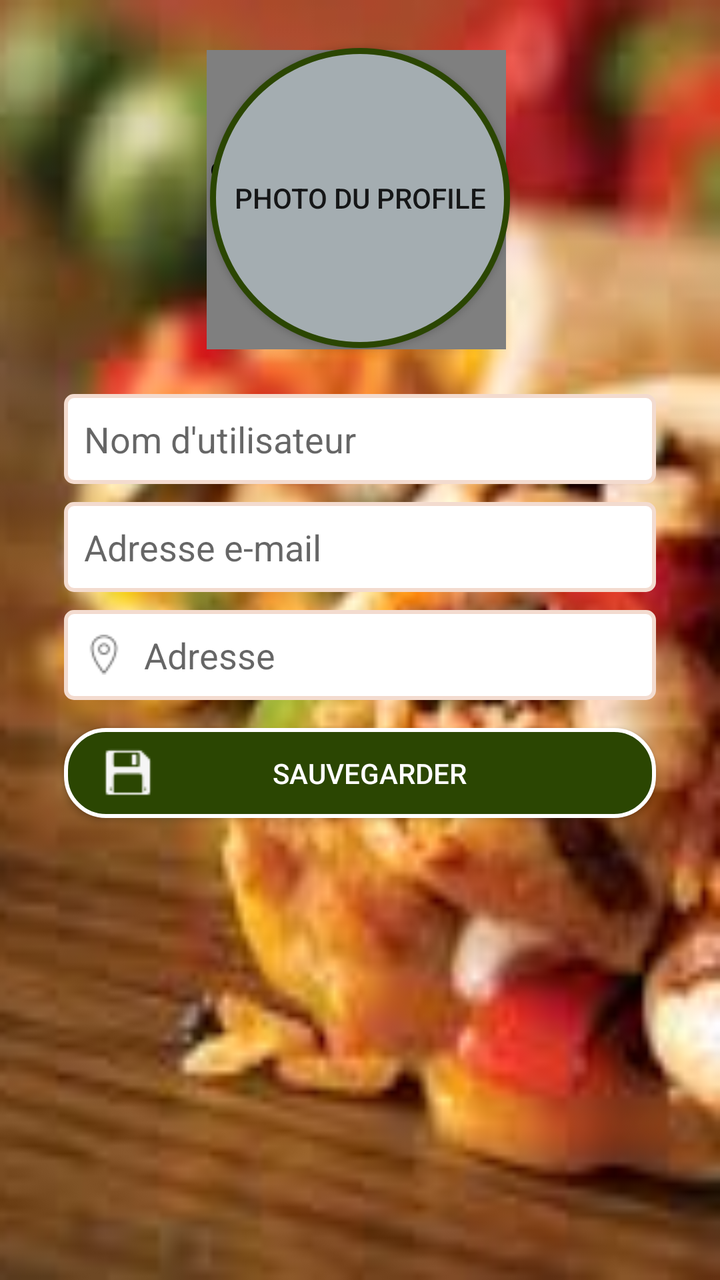
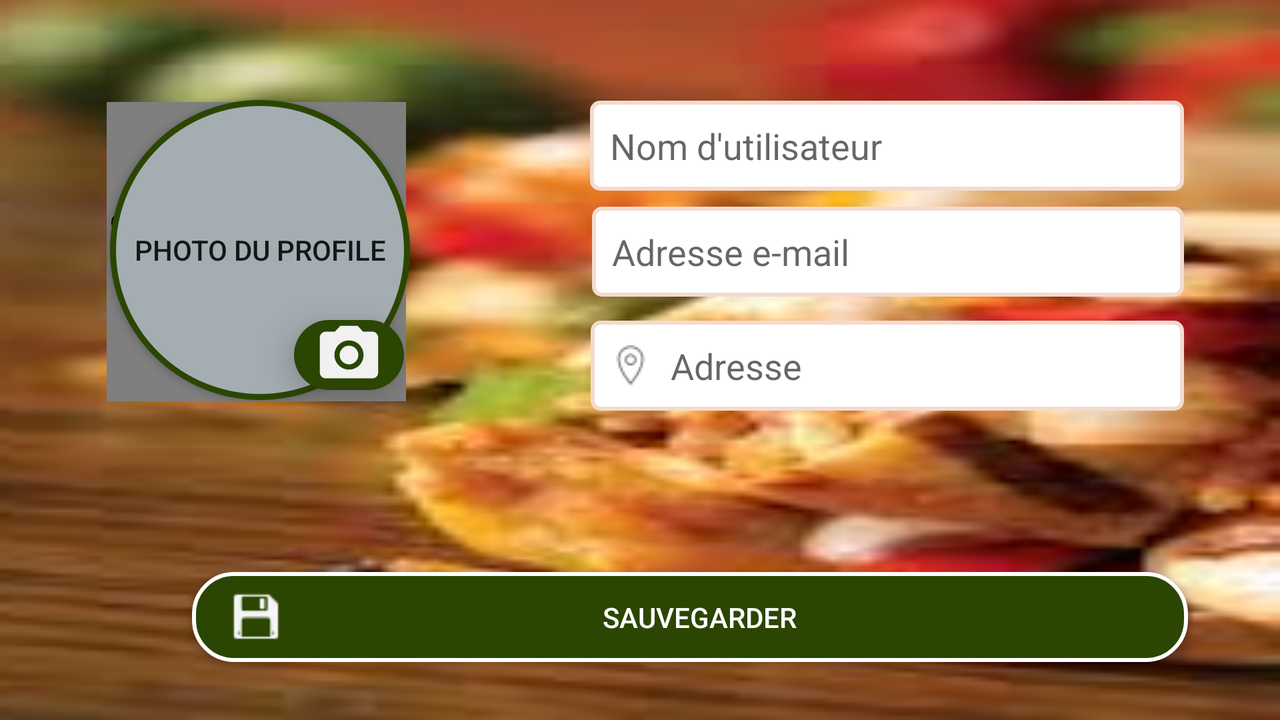

One screen, two layout resources from the same app: the default and the repository's alternative for another configuration. Each is rendered where Android would select it; the XML of both is given below.
<!-- AndroidManifest.xml: application theme AppTheme -->
<!-- res/layout/profile_fragment_layout.xml -->
<?xml version="1.0" encoding="utf-8"?>
<RelativeLayout xmlns:android="http://schemas.android.com/apk/res/android"
                xmlns:app="http://schemas.android.com/apk/res-auto"
                xmlns:tools="http://schemas.android.com/tools"
                android:padding="16dp"
                android:background="@drawable/img_background"
                android:layout_width="match_parent"
                android:layout_height="match_parent">


    <de.hdodenhof.circleimageview.CircleImageView
            android:layout_width="150dp"
            android:layout_height="150dp"
            android:id="@+id/selectphoto_imageview_profile"
            android:layout_marginTop="1dp"
            android:layout_alignRight="@+id/btn_select_profile_photo" android:layout_marginRight="2dp"
            android:layout_marginEnd="2dp" android:layout_alignEnd="@+id/btn_select_profile_photo" android:layout_marginLeft="-2dp"
            android:layout_marginStart="-2dp" android:layout_alignLeft="@+id/btn_select_profile_photo"
            android:layout_alignStart="@+id/btn_select_profile_photo" android:layout_alignTop="@+id/btn_select_profile_photo"
            android:layout_marginBottom="-1dp" android:layout_alignBottom="@+id/btn_select_profile_photo"/>

    <Button
            android:layout_width="150dp"
            android:layout_height="150dp"
            android:text="@string/btn_profile_photo"
            android:background="@drawable/rounded_btn_select_profile_photo"
            android:gravity="center"
            android:id="@+id/btn_select_profile_photo"
            android:layout_alignParentTop="true"
            android:layout_marginTop="8dp" android:layout_centerHorizontal="true"/>
    <EditText
            android:background="@drawable/rounded_profile_edittext"
            android:layout_width="match_parent"
            android:layout_height="45dp"
            android:inputType="textPersonName"
            android:drawableLeft="@drawable/username_icone"
            android:drawablePadding="10dp"
            android:paddingLeft="10dp"
            android:ems="10"
            android:id="@+id/edt_username_profile"
            android:layout_marginTop="23dp"
            android:layout_below="@+id/btn_select_profile_photo" android:hint="@string/username"
            android:layout_alignParentEnd="true" android:layout_alignParentRight="true"
            android:layout_marginRight="16dp" android:layout_marginEnd="16dp" android:layout_alignParentStart="true"
            android:layout_marginLeft="16dp" android:layout_marginStart="16dp" android:layout_alignParentLeft="true"/>
    <EditText
            android:background="@drawable/rounded_profile_edittext"
            android:layout_width="match_parent"
            android:layout_height="45dp"
            android:inputType="textPersonName"
            android:drawableLeft="@drawable/mail_address_icon"
            android:drawablePadding="10dp"
            android:hint="@string/edt_mail"
            android:paddingLeft="10dp"
            android:ems="10"
            android:id="@+id/edt_address_profile"
            android:layout_marginTop="9dp" android:layout_below="@+id/edt_username_profile"
            android:layout_alignParentEnd="true" android:layout_alignParentRight="true"
            android:layout_marginRight="16dp" android:layout_marginEnd="16dp" android:layout_alignParentStart="true"
            android:layout_marginLeft="16dp" android:layout_marginStart="16dp" android:layout_alignParentLeft="true"/>
    <EditText
            android:background="@drawable/rounded_profile_edittext"
            android:layout_width="match_parent"
            android:layout_height="45dp"
            android:inputType="textEmailAddress"
            android:drawableLeft="@drawable/address_icon"
            android:drawablePadding="10dp"
            android:hint="@string/edt_address"
            android:paddingLeft="10dp"
            android:ems="10"
            android:id="@+id/edt_mail_profile"
            android:layout_marginTop="9dp" android:layout_below="@+id/edt_address_profile"
            android:layout_alignParentStart="true" android:layout_marginLeft="16dp" android:layout_marginStart="16dp"
            android:layout_alignParentLeft="true" android:layout_alignParentEnd="true"
            android:layout_alignParentRight="true" android:layout_marginRight="16dp" android:layout_marginEnd="16dp"/>
    <Button
            android:textColor="@android:color/white"
            android:background="@drawable/rounded_btn_profile"
            android:text="@string/btn_register_profile"
            android:layout_width="match_parent"
            android:paddingLeft="20dp"
            android:layout_height="45dp"
            android:drawableLeft="@drawable/save_icon"
            android:drawablePadding="-35dp"
            android:id="@+id/btn_save_profile"
            android:layout_marginTop="14dp" android:layout_below="@+id/edt_mail_profile"
            android:layout_alignParentEnd="true" android:layout_alignParentRight="true"
            android:layout_marginRight="31dp" android:layout_marginEnd="16dp" android:layout_alignParentStart="true"
            android:layout_marginLeft="33dp" android:layout_marginStart="16dp" android:layout_alignParentLeft="true"/>
</RelativeLayout>
<!-- resources referenced by this layout -->
<resources>
  <!-- drawable address_icon: png bitmap (drawable, 723 bytes) -->
  <!-- drawable img_background: png bitmap (drawable, 53584 bytes) -->
  <!-- drawable rounded_btn_profile (drawable) -->
  <?xml version="1.0" encoding="utf-8"?>
  <shape xmlns:android="http://schemas.android.com/apk/res/android">
  
      <corners android:radius="20dp"/>
      <solid android:color="@color/colorPrimary"/>
      <stroke android:color="@android:color/white"
              android:width="2dp"/>
  </shape>
  <!-- drawable rounded_btn_select_profile_photo (drawable) -->
  <?xml version="1.0" encoding="utf-8"?>
  <shape xmlns:android="http://schemas.android.com/apk/res/android">
  
      <corners android:radius="75dp"/>
      <stroke android:width="3dp"
              android:color="@color/colorPrimary">
  
      </stroke>
      <solid android:color="@color/btnPhotoProfileColor"/>
  </shape>
  <!-- drawable rounded_profile_edittext (drawable) -->
  <?xml version="1.0" encoding="utf-8"?>
  <shape xmlns:android="http://schemas.android.com/apk/res/android">
  
      <corners android:radius="4dp"/>
      <stroke android:color="#F3DBCF"
              android:width="2dp"/>
      <solid android:color="@android:color/white"/>
  </shape>
  <!-- drawable save_icon: png bitmap (drawable, 538 bytes) -->
  <string name="btn_profile_photo">Photo du profile</string>
  <string name="btn_register_profile">Sauvegarder</string>
  <string name="edt_address">Adresse</string>
  <string name="edt_mail">Adresse e-mail</string>
  <string name="username">Nom d\'utilisateur</string>
  <style name="AppTheme" parent="Theme.AppCompat.Light.DarkActionBar">
          
          <item name="colorPrimary">@color/colorPrimary</item>
          <item name="colorPrimaryDark">@color/colorPrimaryDark</item>
          <item name="colorAccent">@color/colorAccent</item>
          <item name="windowActionBar">false</item>
          <item name="windowNoTitle">true</item>
          <item name="android:activatedBackgroundIndicator">@drawable/drawer_list_selector</item>
      </style>
  <color name="colorPrimary">#2b4602</color>
  <color name="btnPhotoProfileColor">#A4ADB1</color>
  <color name="colorPrimaryDark">#334e2d</color>
  <color name="colorAccent">#2b4602</color>
  <!-- drawable drawer_list_selector (drawable) -->
  <?xml version="1.0" encoding="utf-8"?>
  <selector xmlns:android="http://schemas.android.com/apk/res/android">
  
      
      <item android:state_activated="true" android:drawable="@drawable/green_color"/>
      <item android:drawable="@android:color/transparent"/>
  </selector>
</resources>
<!-- res/layout-land/profile_fragment_layout.xml (the repository's variant of the layout above) -->
<!-- drawn on the phone turned sideways -->
<?xml version="1.0" encoding="utf-8"?>
<RelativeLayout xmlns:android="http://schemas.android.com/apk/res/android"
                xmlns:app="http://schemas.android.com/apk/res-auto"
                xmlns:tools="http://schemas.android.com/tools"
                android:padding="16dp"
                android:background="@drawable/img_background"
                android:layout_width="match_parent"
                android:layout_height="match_parent">


    <ImageView
            android:background="@drawable/rounded_camera_profile"
            android:layout_width="55dp" android:elevation="10dp"
            android:layout_height="35dp" android:src="@drawable/ic_camera_profile"
            android:layout_alignEnd="@+id/selectphoto_imageview_profile"
            android:id="@+id/imageViewSelectPhotoProfile" android:layout_marginEnd="1dp"
            android:layout_alignParentTop="true"
            android:layout_marginTop="144dp"/>
    <de.hdodenhof.circleimageview.CircleImageView
            android:layout_width="150dp"
            android:layout_height="150dp"
            android:id="@+id/selectphoto_imageview_profile"
            android:layout_marginTop="1dp"
            android:layout_alignRight="@+id/btn_select_profile_photo" android:layout_marginRight="2dp"
            android:layout_marginEnd="2dp" android:layout_alignEnd="@+id/btn_select_profile_photo" android:layout_marginLeft="-2dp"
            android:layout_marginStart="-2dp" android:layout_alignLeft="@+id/btn_select_profile_photo"
            android:layout_alignStart="@+id/btn_select_profile_photo" android:layout_alignTop="@+id/btn_select_profile_photo"
            android:layout_marginBottom="-1dp" android:layout_alignBottom="@+id/btn_select_profile_photo"/>

    <Button
            android:layout_width="150dp"
            android:layout_height="150dp"
            android:text="@string/btn_profile_photo"
            android:background="@drawable/rounded_btn_select_profile_photo"
            android:gravity="center"
            android:id="@+id/btn_select_profile_photo"
            android:layout_alignParentTop="true"
            android:layout_marginTop="34dp" android:layout_alignParentStart="true" android:layout_marginLeft="39dp"
            android:layout_marginStart="39dp" android:layout_alignParentLeft="true"/>
    <EditText
            android:background="@drawable/rounded_profile_edittext"
            android:layout_width="297dp"
            android:layout_height="45dp"
            android:inputType="textPersonName"
            android:drawableLeft="@drawable/username_icone"
            android:drawablePadding="10dp"
            android:paddingLeft="10dp"
            android:ems="10"
            android:id="@+id/edt_username_profile"
            android:hint="@string/username"
            android:layout_alignParentEnd="true" android:layout_alignParentRight="true"
            android:layout_marginRight="32dp" android:layout_marginEnd="32dp"
            android:layout_alignTop="@+id/selectphoto_imageview_profile" android:layout_marginTop="-1dp"
    />
    <EditText
            android:background="@drawable/rounded_profile_edittext"
            android:layout_width="297dp"
            android:layout_height="45dp"
            android:inputType="textPersonName"
            android:drawableLeft="@drawable/mail_address_icon"
            android:drawablePadding="10dp"
            android:hint="@string/edt_mail"
            android:paddingLeft="10dp"
            android:ems="10"
            android:id="@+id/edt_address_profile"
            android:layout_marginTop="8dp" android:layout_below="@+id/edt_username_profile"
            android:layout_alignParentEnd="true" android:layout_alignParentRight="true"
            android:layout_marginRight="32dp" android:layout_marginEnd="32dp"
            android:layout_marginLeft="1dp" android:layout_marginStart="1dp"
            android:layout_alignLeft="@+id/edt_username_profile" android:layout_alignStart="@+id/edt_username_profile"/>
    <EditText
            android:background="@drawable/rounded_profile_edittext"
            android:layout_width="281dp"
            android:layout_height="45dp"
            android:inputType="textEmailAddress"
            android:drawableLeft="@drawable/address_icon"
            android:drawablePadding="10dp"
            android:hint="@string/edt_address"
            android:paddingLeft="10dp"
            android:ems="10"
            android:id="@+id/edt_mail_profile"
            android:layout_marginTop="12dp" android:layout_below="@+id/edt_address_profile"
            android:layout_alignParentEnd="true"
            android:layout_alignParentRight="true" android:layout_marginRight="32dp" android:layout_marginEnd="32dp"
            android:layout_marginLeft="-1dp" android:layout_marginStart="-1dp"
            android:layout_alignLeft="@+id/edt_address_profile" android:layout_alignStart="@+id/edt_address_profile"/>
    <Button
            android:textColor="@android:color/white"
            android:background="@drawable/rounded_btn_profile"
            android:text="@string/btn_register_profile"
            android:layout_width="498dp"
            android:paddingLeft="20dp"
            android:layout_height="45dp"
            android:drawableLeft="@drawable/save_icon"
            android:drawablePadding="-35dp"
            android:id="@+id/btn_save_profile"
            android:layout_alignParentEnd="true" android:layout_alignParentRight="true"
            android:layout_marginRight="30dp" android:layout_marginEnd="30dp"
            android:layout_alignParentBottom="true" android:layout_marginBottom="13dp"/>
</RelativeLayout>
<!-- resources referenced by the variant -->
<!-- as the phone turned sideways resolves them -->
<resources>
  <!-- drawable address_icon: png bitmap (drawable, 723 bytes) -->
  <!-- drawable ic_camera_profile (drawable) -->
  <vector android:height="24dp" android:tint="#F1F1F1"
      android:viewportHeight="24.0" android:viewportWidth="24.0"
      android:width="24dp" xmlns:android="http://schemas.android.com/apk/res/android">
      <path android:fillColor="#FF000000" android:pathData="M12,12m-3.2,0a3.2,3.2 0,1 1,6.4 0a3.2,3.2 0,1 1,-6.4 0"/>
      <path android:fillColor="#FF000000" android:pathData="M9,2L7.17,4L4,4c-1.1,0 -2,0.9 -2,2v12c0,1.1 0.9,2 2,2h16c1.1,0 2,-0.9 2,-2L22,6c0,-1.1 -0.9,-2 -2,-2h-3.17L15,2L9,2zM12,17c-2.76,0 -5,-2.24 -5,-5s2.24,-5 5,-5 5,2.24 5,5 -2.24,5 -5,5z"/>
  </vector>
  <!-- drawable img_background: png bitmap (drawable, 53584 bytes) -->
  <!-- drawable rounded_btn_profile (drawable) -->
  <?xml version="1.0" encoding="utf-8"?>
  <shape xmlns:android="http://schemas.android.com/apk/res/android">
  
      <corners android:radius="20dp"/>
      <solid android:color="@color/colorPrimary"/>
      <stroke android:color="@android:color/white"
              android:width="2dp"/>
  </shape>
  <!-- drawable rounded_btn_select_profile_photo (drawable) -->
  <?xml version="1.0" encoding="utf-8"?>
  <shape xmlns:android="http://schemas.android.com/apk/res/android">
  
      <corners android:radius="75dp"/>
      <stroke android:width="3dp"
              android:color="@color/colorPrimary">
  
      </stroke>
      <solid android:color="@color/btnPhotoProfileColor"/>
  </shape>
  <!-- drawable rounded_camera_profile (drawable) -->
  <?xml version="1.0" encoding="utf-8"?>
  <shape xmlns:android="http://schemas.android.com/apk/res/android">
  
      <corners android:radius="48dp"/>
      <solid android:color="@color/colorPrimary"/>
  </shape>
  <!-- drawable rounded_profile_edittext (drawable) -->
  <?xml version="1.0" encoding="utf-8"?>
  <shape xmlns:android="http://schemas.android.com/apk/res/android">
  
      <corners android:radius="4dp"/>
      <stroke android:color="#F3DBCF"
              android:width="2dp"/>
      <solid android:color="@android:color/white"/>
  </shape>
  <!-- drawable save_icon: png bitmap (drawable, 538 bytes) -->
  <string name="btn_profile_photo">Photo du profile</string>
  <string name="btn_register_profile">Sauvegarder</string>
  <string name="edt_address">Adresse</string>
  <string name="edt_mail">Adresse e-mail</string>
  <string name="username">Nom d\'utilisateur</string>
  <style name="AppTheme" parent="Theme.AppCompat.Light.DarkActionBar">
          
          <item name="colorPrimary">@color/colorPrimary</item>
          <item name="colorPrimaryDark">@color/colorPrimaryDark</item>
          <item name="colorAccent">@color/colorAccent</item>
          <item name="windowActionBar">false</item>
          <item name="windowNoTitle">true</item>
          <item name="android:activatedBackgroundIndicator">@drawable/drawer_list_selector</item>
      </style>
  <color name="colorPrimary">#2b4602</color>
  <color name="btnPhotoProfileColor">#A4ADB1</color>
  <color name="colorPrimaryDark">#334e2d</color>
  <color name="colorAccent">#2b4602</color>
  <!-- drawable drawer_list_selector (drawable) -->
  <?xml version="1.0" encoding="utf-8"?>
  <selector xmlns:android="http://schemas.android.com/apk/res/android">
  
      
      <item android:state_activated="true" android:drawable="@drawable/green_color"/>
      <item android:drawable="@android:color/transparent"/>
  </selector>
</resources>
